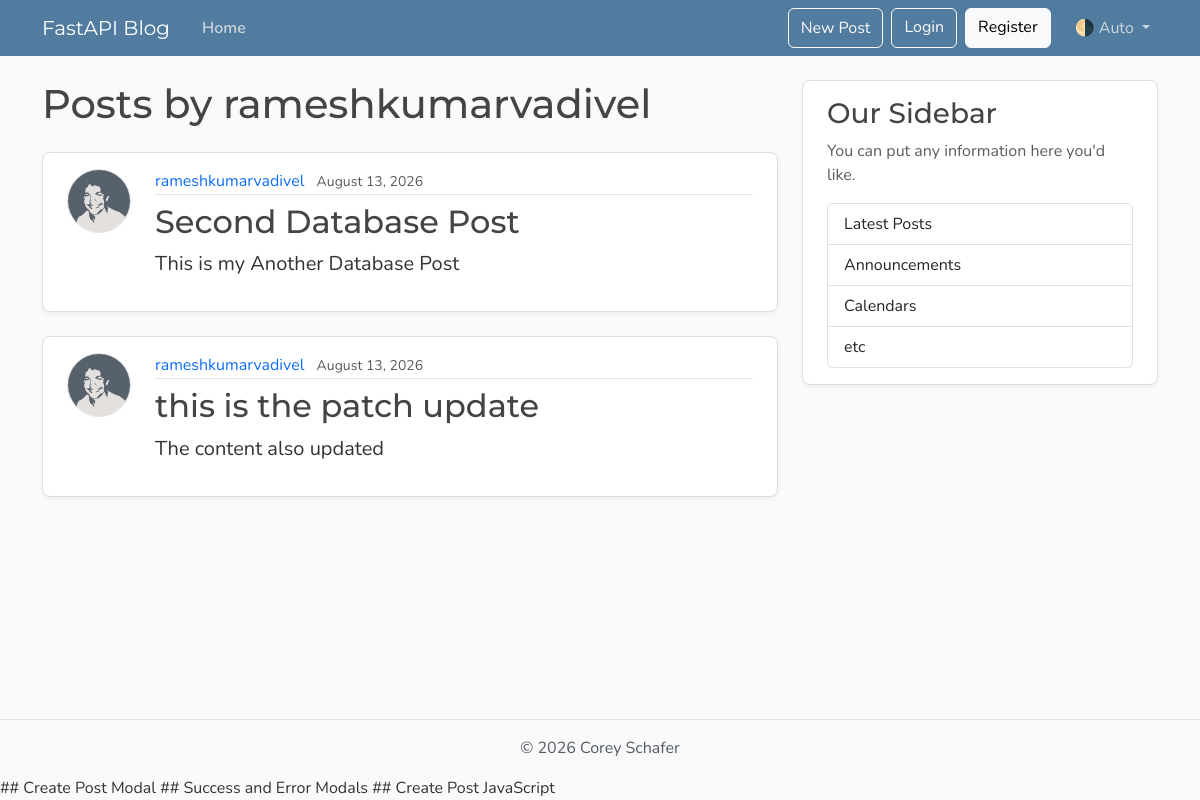
Before: /users/1/posts with the older database file.
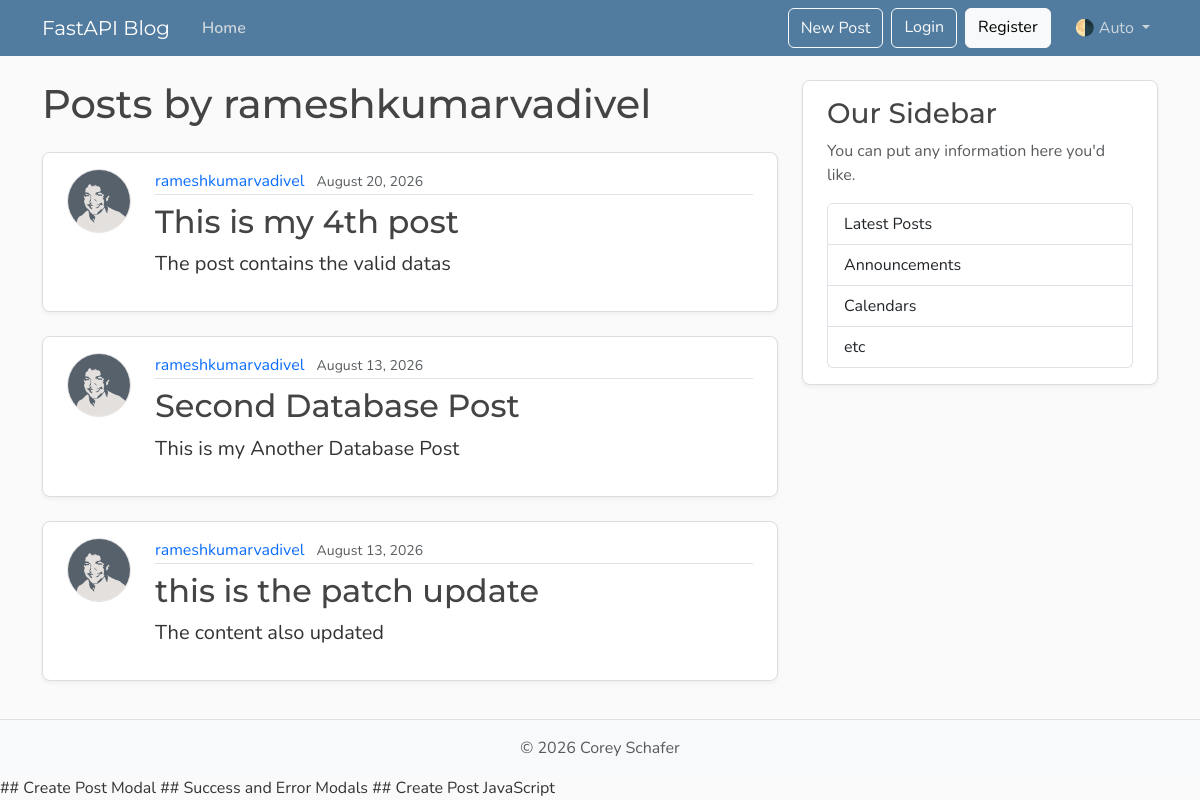
After: the same page with the newer database file.
### models.py (models this page shows, shortened)
class User(Base):
    __tablename__ = "users"
    id: Mapped[int] = mapped_column(Integer, primary_key=True, index=True)
    username: Mapped[str] = mapped_column(String(50), unique=True, nullable=False)
    email: Mapped[str] = mapped_column(String(120), unique=True, nullable=False)
    image_file:  Mapped[Optional[str]] = mapped_column(
        String(200),
        nullable=True,
        default=None,
    )
    posts: Mapped[List[Post]] = relationship(back_populates="author", cascade="all, delete-orphan", )

class Post(Base):
    __tablename__ = "posts"
    id: Mapped[int] = mapped_column(Integer, primary_key=True, index=True)
    title: Mapped[str] = mapped_column(String(100), nullable=False)
    content: Mapped[str] = mapped_column(Text, nullable=False)
    user_id: Mapped[int] = mapped_column(
        ForeignKey("users.id"),
        nullable=False,
        index=True,
    )
    date_posted: Mapped[datetime] = mapped_column(
        DateTime(timezone=True),
        default=lambda: datetime.now(timezone.utc),
    )
    author: Mapped[User] = relationship(back_populates="posts")

### main.py (the view)
@app.get("/users/{user_id}/posts", include_in_schema=False, name="user_posts")
async def user_posts_page(
    request: Request,
    user_id: int,
    db: Annotated[AsyncSession, Depends(get_db)],
):
    result = await db.execute(select(models.User).where(models.User.id == user_id))
    user = result.scalars().first()
    if not user:
        raise HTTPException(
            status_code=status.HTTP_404_NOT_FOUND,
            detail="User not found",
        )
    result = await db.execute(
        select(models.Post)
        .options(selectinload(models.Post.author))
        .where(models.Post.user_id == user_id)
        .order_by(models.Post.date_posted.desc()),
    )
    posts = result.scalars().all()
    return templates.TemplateResponse(
        request,
        "user_posts.html",
        {"posts": posts, "user": user, "title": f"{user.username}'s Posts"},
    )

### templates/user_posts.html
{% extends "layout.html" %}
{% block content %}
  <h1 class="mb-4">Posts by {{ user.username }}</h1>
  {% for post in posts %}
    <article class="content-section py-3 px-4 mb-4">
      <div class="d-flex align-items-start gap-4">
        <img class="rounded-circle article-img flex-shrink-0"
             src="{{ post.author.image_path }}"
             alt="{{ post.author.username }}'s profile picture"
             width="64"
             height="64"
             loading="lazy">
        <div class="flex-grow-1">
          <div class="article-metadata mb-2">
            <a class="me-2"
               href="{{ url_for('user_posts', user_id=post.author.id) }}">{{ post.author.username }}</a>
            <small class="text-body-secondary">{{ post.date_posted.strftime("%B %d, %Y") }}</small>
          </div>
          <h2>
            <a class="article-title"
               href="{{ url_for('post_page', post_id=post.id) }}">{{ post.title }}</a>
          </h2>
          <p class="article-content">{{ post.content }}</p>
        </div>
      </div>
    </article>
  {% else %}
    <p class="text-body-secondary">No posts by this user yet.</p>
  {% endfor %}
{% endblock content %}

### templates/layout.html (shortened to what this page needs)
<!DOCTYPE html>
<html lang="en">
  <head>
    <link href="https://cdn.jsdelivr.net/npm/bootstrap@5.3.8/dist/css/bootstrap.min.css"
          rel="stylesheet"
>
     <link rel="stylesheet" type="text/css" href="{{ url_for('static', path='/css/main.css') }}">
  </head>
  <body class="d-flex flex-column min-vh-100">
    <header class="site-header">
      <nav class="navbar navbar-expand-md bg-steel fixed-top"
           data-bs-theme="dark">
        <div class="container">
          <a class="navbar-brand me-4" href="{{ url_for('home')  }}">FastAPI Blog</a>
          <div class="collapse navbar-collapse" id="navbarToggle">
            <div class="navbar-nav me-auto">
              <a class="nav-link active" aria-current="page" href="{{ url_for('home') }}">Home</a>
            </div>
            <div class="navbar-nav">
              <button class="btn btn-outline-light mb-2 mb-md-0 me-md-2"
                      type="button"
                      data-bs-toggle="modal"
                      data-bs-target="#createPostModal">New Post</button>
              <a class="btn btn-outline-light mb-2 mb-md-0 me-md-2" href="#">Login</a>
              <a class="btn btn-light mb-2 mb-md-0 me-md-3" href="#">Register</a>
              <div class="nav-item dropdown">
                <a class="nav-link dropdown-toggle"
                   href="#"
                   role="button"
                   id="bd-theme"
                   data-bs-toggle="dropdown"
                   aria-expanded="false">
                  <span id="bd-theme-text">🌗 Auto</span>
                </a>
              </div>
            </div>
          </div>
        </div>
      </nav>
    </header>
    <main role="main" class="container">
      <div class="row">
        <div class="col-md-8">
          {% block content %}
          {% endblock content %}
        </div>
        <aside class="col-md-4">
          <div class="content-section py-3 px-4 mb-4">
            <h3>Our Sidebar</h3>
            <p class="text-body-secondary">You can put any information here you'd like.</p>
            <ul class="list-group">
              <li class="list-group-item">Latest Posts</li>
              <li class="list-group-item">Announcements</li>
              <li class="list-group-item">Calendars</li>
              <li class="list-group-item">etc</li>
            </ul>
          </div>
        </aside>
      </div>
    </main>
    <footer class="mt-auto py-3 bg-body-tertiary border-top">
      <div class="container text-center">
        <p class="text-body-secondary mb-0">
          © <span id="year"></span> Corey Schafer
        </p>
      </div>
    </footer>
    ## Create Post Modal
## Success and Error Modals
     ## Create Post JavaScript
  </body>
</html>

### static/css/main.css (style rules this page uses)
:root { --font-heading: "Montserrat", system-ui, -apple-system, BlinkMacSystemFont, sans-serif; --font-body: "Nunito", system-ui, -apple-system, BlinkMacSystemFont, sans-serif; --color-bg-body: #fafafa; --color-bg-content: #ffffff; --color-text-primary: #333333; --color-text-heading: #444444; --color-steel: #527c9f; --color-nav-link: #cbd5db; --color-nav-link-hover: #ffffff; --color-link-hover: #428bca; --color-border: #dddddd; --color-border-light: #e3e3e3; --spacing-xl: 5rem; --article-img-size: 4rem; --account-img-size: 7.813rem; }
body { font-family: var(--font-body); background: var(--color-bg-body); color: var(--color-text-primary); }
main { padding-top: var(--spacing-xl); }
h1, h2, h3, h4, h5, h6 { font-family: var(--font-heading); color: var(--color-text-heading); }
.navbar-brand { font-family: var(--font-heading); }
a { text-decoration: none; }
.bg-steel { background-color: var(--color-steel); }
.site-header .navbar-nav .nav-link { color: var(--color-nav-link); transition: color 0.2s ease-in-out; }
.site-header .navbar-nav .nav-link.active { font-weight: 600; }
.content-section { background: var(--color-bg-content); border: 1px solid var(--color-border); border-radius: 0.5rem; box-shadow: 0 2px 4px rgba(15, 23, 42, 0.05); transition: box-shadow 0.15s ease, transform 0.15s ease, border-color 0.15s ease; }
.article-title { color: var(--color-text-heading); transition: color 0.2s ease-in-out; }
.article-content { white-space: pre-line; font-size: 1.25rem; }
.article-img { height: var(--article-img-size); width: var(--article-img-size); flex-shrink: 0; object-fit: cover; border: 1px solid var(--color-border-light); box-shadow: 0 0 0 2px var(--color-bg-content); }
.article-metadata { padding-bottom: 0.063rem; border-bottom: 1px solid var(--color-border-light); }
.article-metadata a { transition: color 0.2s ease-in-out; }
[data-bs-theme="dark"] { --color-bg-body: #1a1a1a; --color-bg-content: #2d2d2d; --color-text-primary: #e0e0e0; --color-text-heading: #f0f0f0; --color-border: #404040; --color-border-light: #4a4a4a; }

Changed rows visible on the page:
added Post: author.image_path (picture), author.username "rameshkumarvadivel", date_posted "August 20, 2026", title "This is my 4th post", content "The post contains the valid datas"
